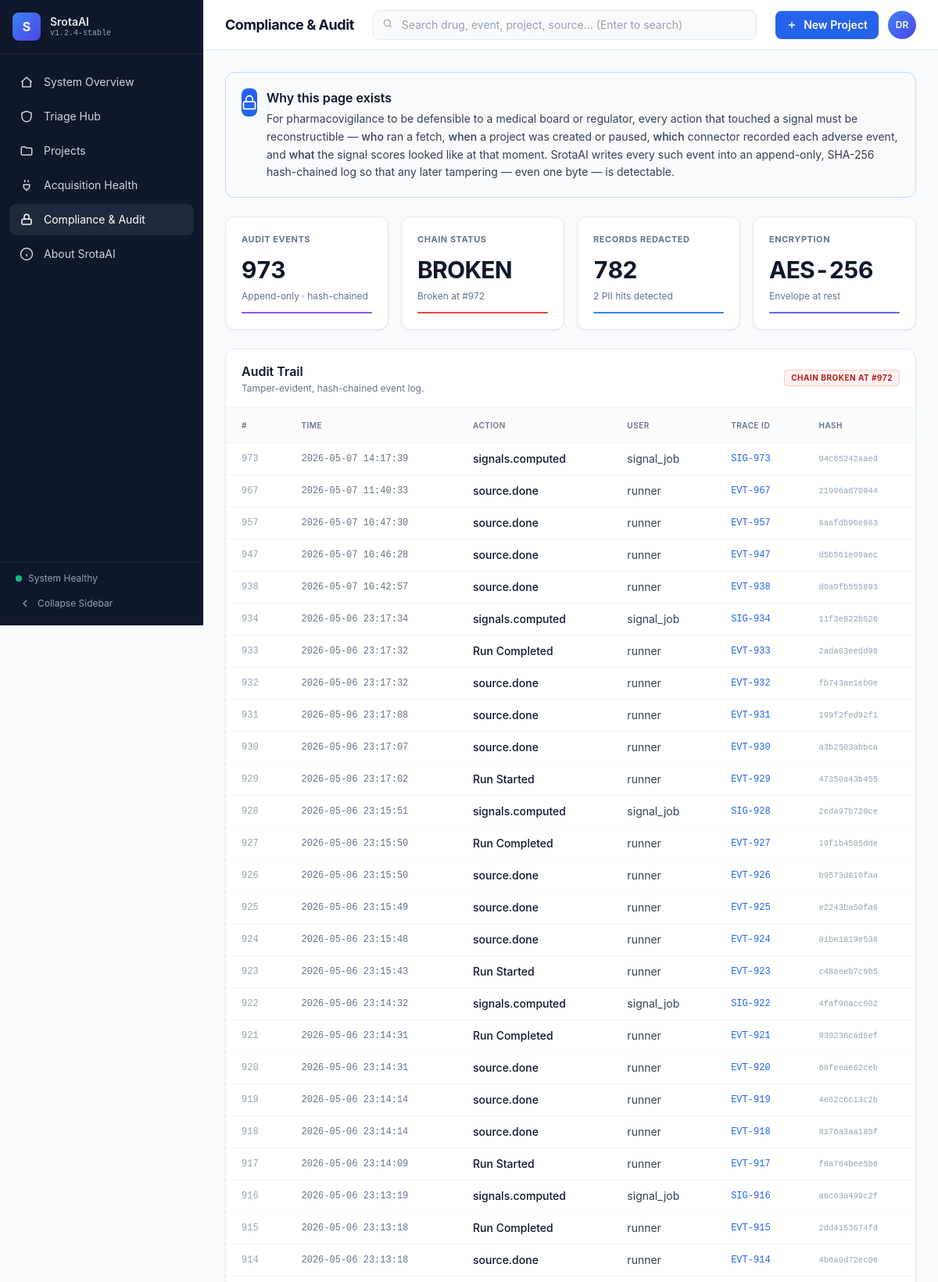
The page /compliance (upper part) on the database its author committed.
### tables this page shows
CREATE TABLE audit_log (
    id              INTEGER PRIMARY KEY AUTOINCREMENT,
    ts              TEXT NOT NULL,
    actor           TEXT NOT NULL,
    action          TEXT NOT NULL,
    target          TEXT,
    payload_json    TEXT,
    prev_hash       TEXT,
    hash            TEXT NOT NULL
);

### srotaai/web/app.py (the view)
@app.get("/compliance")
def compliance_page(request: Request):
    s = _store()
    try:
        ok, broken_at, total = audit_verify(s)
        ctx = _common("compliance", s)
        ctx.update(
            page_title="Compliance & Audit",
            audit=M.audit_tail(s, limit=200, full=True),
            chain_ok=ok, chain_broken_at=broken_at, chain_total=total,
        )
        return templates.TemplateResponse(request, "compliance.html", ctx)
    finally:
        s.close()

### srotaai/web/templates/compliance.html
{% extends "base.html" %}
{% import "_macros.html" as ui %}
{% block content %}
<section class="mb-6 bg-gradient-to-r from-blue-50 to-indigo-50 border border-blue-200 rounded-xl p-5">
  <div class="flex items-start gap-3">
    <div class="flex-none w-9 h-9 rounded-lg bg-blue-600 text-white flex items-center justify-center">
      <svg viewBox="0 0 24 24" fill="none" stroke="currentColor" stroke-width="2" class="w-5 h-5"><rect x="3" y="11" width="18" height="11" rx="2"/><path d="M7 11V7a5 5 0 0 1 10 0v4"/></svg>
    </div>
    <div>
      <h2 class="font-semibold text-slate-900">Why this page exists</h2>
      <p class="text-sm text-slate-700 mt-1 leading-relaxed">
        For pharmacovigilance to be defensible to a medical board or regulator, every
        action that touched a signal must be reconstructible &mdash; <span class="font-medium">who</span>
        ran a fetch, <span class="font-medium">when</span> a project was created or paused,
        <span class="font-medium">which</span> connector recorded each adverse event, and
        <span class="font-medium">what</span> the signal scores looked like at that moment.
        SrotaAI writes every such event into an append-only, SHA-256 hash-chained log so
        that any later tampering &mdash; even one byte &mdash; is detectable.
      </p>
    </div>
  </div>
</section>
<div class="grid grid-cols-1 sm:grid-cols-4 gap-4 mb-6">
  {{ ui.kpi_card('Audit Events', chain_total, sub_html='Append-only · hash-chained', accent='violet') }}
  {{ ui.kpi_card('Chain Status', 'OK' if chain_ok else 'BROKEN', sub_html=('All entries verified' if chain_ok else ('Broken at #' ~ chain_broken_at)), accent=('emerald' if chain_ok else 'red')) }}
  {{ ui.kpi_card('Records Redacted', kpis.redacted, sub_html=(kpis.pii_total_str ~ ' PII hits detected'), accent='blue') }}
  {{ ui.kpi_card('Encryption', 'AES-256', sub_html='Envelope at rest', accent='indigo') }}
</div>
<section class="bg-white border border-slate-200 rounded-xl shadow-sm overflow-hidden">
  <header class="px-5 py-4 border-b border-slate-100 flex items-center justify-between">
    <div>
      <h2 class="font-semibold text-slate-900">Audit Trail</h2>
      <p class="text-xs text-slate-500 mt-0.5">Tamper-evident, hash-chained event log.</p>
    </div>
    {% if chain_ok %}
      {{ ui.pill('Chain verified · ' ~ chain_total ~ ' events', 'green') }}
    {% else %}
      {{ ui.pill('Chain broken at #' ~ chain_broken_at, 'red') }}
    {% endif %}
  </header>
  <div class="overflow-x-auto">
  <table class="w-full text-sm">
    <thead class="text-[10px] uppercase tracking-wider text-slate-500 bg-slate-50/60">
      <tr>
        <th class="px-5 py-3 text-left font-semibold">#</th>
        <th class="px-5 py-3 text-left font-semibold">Time</th>
        <th class="px-5 py-3 text-left font-semibold">Action</th>
        <th class="px-5 py-3 text-left font-semibold">User</th>
        <th class="px-5 py-3 text-left font-semibold">Trace ID</th>
        <th class="px-5 py-3 text-left font-semibold">Hash</th>
      </tr>
    </thead>
    <tbody>
      {% for a in audit %}
      <tr class="border-t border-slate-100 hover:bg-slate-50/60">
        <td class="px-5 py-2.5 text-slate-400 font-mono text-xs">{{ a.id }}</td>
        <td class="px-5 py-2.5 font-mono text-xs text-slate-500">{{ a.time_full }}</td>
        <td class="px-5 py-2.5 font-medium text-slate-900">{{ a.action_label }}</td>
        <td class="px-5 py-2.5 text-slate-700">{{ a.user }}</td>
        <td class="px-5 py-2.5 font-mono text-xs text-blue-600">{{ a.trace }}</td>
        <td class="px-5 py-2.5 font-mono text-[10.5px] text-slate-400">{{ a.hash_short }}</td>
      </tr>
      {% else %}
      <tr><td colspan="6" class="px-5 py-8 text-center text-slate-500">No audit entries yet.</td></tr>
      {% endfor %}
    </tbody>
  </table>
  </div>
</section>
{% endblock %}

### srotaai/web/static/app.css (style rules this page uses)
html, body { margin: 0; padding: 0; }
html { scroll-behavior: smooth; }

### srotaai/web/templates/base.html (style rules this page uses)
body { font-family:Inter,ui-sans-serif,system-ui,sans-serif }
.font-mono,code,pre { font-family:"JetBrains Mono",ui-monospace,monospace }
html, body { margin: 0; padding: 0; }
body { min-height: 100vh; background: #f8fafc; color: #0f172a; }

### rows shown on the page
audit_log: id "973", time_full "2026-05-07 14:17:39", action_label "signals.computed", user "signal_job", trace "SIG-973", hash_short "94c65242aaed"
audit_log: id "967", time_full "2026-05-07 11:40:33", action_label "source.done", user "runner", trace "EVT-967", hash_short "21996ad70944"
audit_log: id "957", time_full "2026-05-07 10:47:30", action_label "source.done", user "runner", trace "EVT-957", hash_short "6aafdb96e863"
audit_log: id "947", time_full "2026-05-07 10:46:28", action_label "source.done", user "runner", trace "EVT-947", hash_short "d5b561e09aec"
audit_log: id "938", time_full "2026-05-07 10:42:57", action_label "source.done", user "runner", trace "EVT-938", hash_short "d0a9fb555893"
audit_log: id "934", time_full "2026-05-06 23:17:34", action_label "signals.computed", user "signal_job", trace "SIG-934", hash_short "11f3e822b526"
audit_log: id "933", time_full "2026-05-06 23:17:32", action_label "Run Completed", user "runner", trace "EVT-933", hash_short "2ada03eedd98"
audit_log: id "932", time_full "2026-05-06 23:17:32", action_label "source.done", user "runner", trace "EVT-932", hash_short "fb743ae1eb0e"
audit_log: id "931", time_full "2026-05-06 23:17:08", action_label "source.done", user "runner", trace "EVT-931", hash_short "199f2fed92f1"
audit_log: id "930", time_full "2026-05-06 23:17:07", action_label "source.done", user "runner", trace "EVT-930", hash_short "a3b2503abbca"
audit_log: id "929", time_full "2026-05-06 23:17:02", action_label "Run Started", user "runner", trace "EVT-929", hash_short "47350a43b455"
audit_log: id "928", time_full "2026-05-06 23:15:51", action_label "signals.computed", user "signal_job", trace "SIG-928", hash_short "2cda97b720ce"
audit_log: id "927", time_full "2026-05-06 23:15:50", action_label "Run Completed", user "runner", trace "EVT-927", hash_short "19f1b4505dde"
audit_log: id "926", time_full "2026-05-06 23:15:50", action_label "source.done", user "runner", trace "EVT-926", hash_short "b9573d810faa"
audit_log: id "925", time_full "2026-05-06 23:15:49", action_label "source.done", user "runner", trace "EVT-925", hash_short "e2243ba50fa6"
audit_log: id "924", time_full "2026-05-06 23:15:48", action_label "source.done", user "runner", trace "EVT-924", hash_short "01be1819e538"
audit_log: id "923", time_full "2026-05-06 23:15:43", action_label "Run Started", user "runner", trace "EVT-923", hash_short "c48aeeb7c9b5"
audit_log: id "922", time_full "2026-05-06 23:14:32", action_label "signals.computed", user "signal_job", trace "SIG-922", hash_short "4faf96acc602"
audit_log: id "921", time_full "2026-05-06 23:14:31", action_label "Run Completed", user "runner", trace "EVT-921", hash_short "930236cad6ef"
audit_log: id "920", time_full "2026-05-06 23:14:31", action_label "source.done", user "runner", trace "EVT-920", hash_short "68feeae62ceb"
audit_log: id "919", time_full "2026-05-06 23:14:14", action_label "source.done", user "runner", trace "EVT-919", hash_short "4e62c6c13c2b"
audit_log: id "918", time_full "2026-05-06 23:14:14", action_label "source.done", user "runner", trace "EVT-918", hash_short "8176a3aa185f"
audit_log: id "917", time_full "2026-05-06 23:14:09", action_label "Run Started", user "runner", trace "EVT-917", hash_short "f8a764bee5b6"
audit_log: id "916", time_full "2026-05-06 23:13:19", action_label "signals.computed", user "signal_job", trace "SIG-916", hash_short "a6c03a499c2f"
audit_log: id "915", time_full "2026-05-06 23:13:18", action_label "Run Completed", user "runner", trace "EVT-915", hash_short "2dd4153674fd"
audit_log: id "914", time_full "2026-05-06 23:13:18", action_label "source.done", user "runner", trace "EVT-914", hash_short "4b6a0d72ec06"

### other values the page prints
{{ label }} "System Overview" "Triage Hub" "Projects" "Acquisition Health" "Compliance & Audit" "About SrotaAI"
{{ page_title or "System Overview" }} "Compliance & Audit"
{{ label }} "AUDIT EVENTS CHAIN STATUS RECORDS REDACTED ENCRYPTION"
{{ value }} "973 BROKEN 782 AES-256"
{{ sub_html|safe }} "Append-only · hash-chained Broken at #972 2 PII hits detected Envelope at rest"
{{ label }} "CHAIN BROKEN AT #972"
